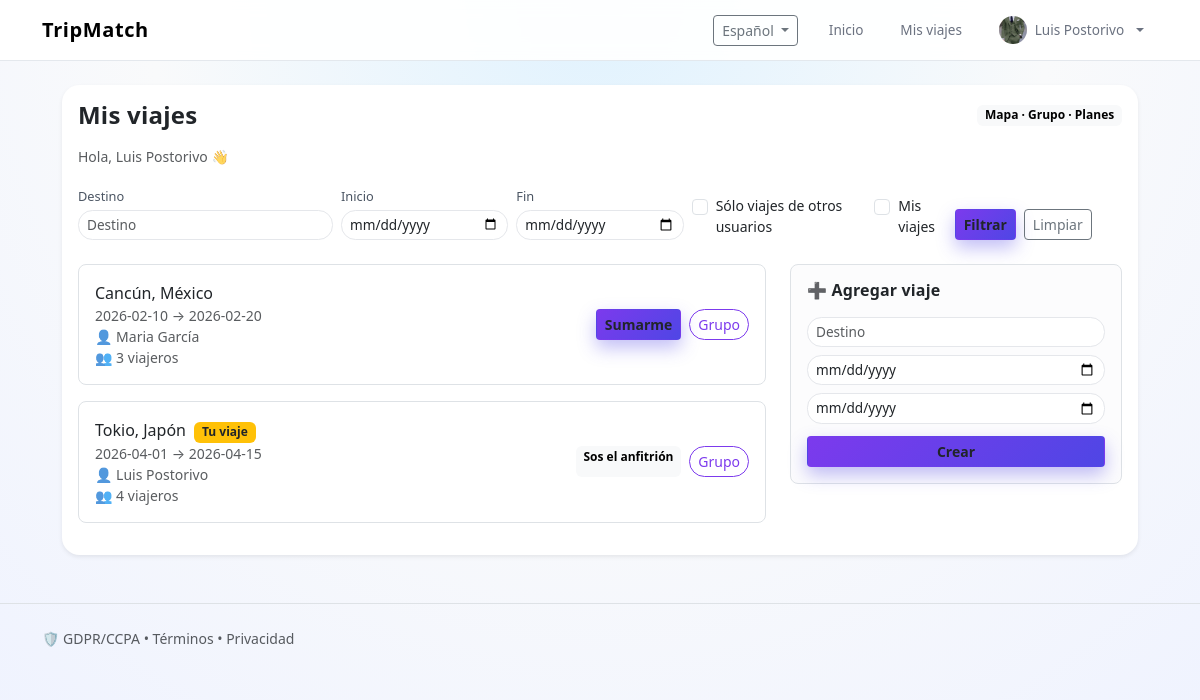
Page /?screen=trips&lang=es (signed in) on the committed database.
### tables this page shows
CREATE TABLE `users` (
  `id` int(10) UNSIGNED NOT NULL,
  `name` varchar(100) NOT NULL,
  `email` varchar(150) NOT NULL,
  `password_hash` varchar(255) DEFAULT NULL,
  `country` varchar(100) DEFAULT NULL,
  `bio` text DEFAULT NULL,
  `avatar` varchar(255) DEFAULT NULL,
  `show_bio` tinyint(1) NOT NULL DEFAULT 1,
  `sos_enabled` tinyint(1) NOT NULL DEFAULT 0,
  `share_location` tinyint(1) NOT NULL DEFAULT 0,
  `languages` longtext DEFAULT NULL CHECK (json_valid(`languages`)),
  `not_traveling` tinyint(1) NOT NULL DEFAULT 0,
  `phone` varchar(50) DEFAULT NULL,
  `created_at` datetime NOT NULL,
  `updated_at` datetime DEFAULT current_timestamp() ON UPDATE current_timestamp(),
  `last_login` datetime DEFAULT NULL
);

CREATE TABLE `trips` (
  `id` int(10) UNSIGNED NOT NULL,
  `user_id` int(10) UNSIGNED NOT NULL,
  `city` varchar(100) NOT NULL,
  `start_date` date NOT NULL,
  `end_date` date NOT NULL,
  `created_at` datetime NOT NULL
);

### app/helpers.php (called while the page is built, shortened)
<?php
function html($s)
{
    return htmlspecialchars($s ?? '', ENT_QUOTES, 'UTF-8');
}
function is_logged_in($user)
{
    return is_array($user ?? null) && !empty($user['id']);
}

### app/bootstrap.php (called while the page is built, shortened)
<?php
require __DIR__ . '/helpers.php';
function load_current_user()
{
    $pdo = db();
    if (!empty($_SESSION['user_id'])) {
        $stmt = $pdo->prepare('SELECT * FROM users WHERE id = :id');
        $stmt->execute([':id' => $_SESSION['user_id']]);
        $user = $stmt->fetch();
        if ($user) {
            return $user;
        }
    }
    return null;
}
function load_trips($currentUserId, array $filters = [])
{
    $pdo = db();
    $sql = "SELECT t.*,
                   u.name AS owner_name,
                   EXISTS(
                       SELECT 1 FROM trip_participants tp
                       WHERE tp.trip_id = t.id AND tp.user_id = :uid
                   ) AS is_joined,
                   (SELECT COUNT(*) FROM trip_participants tp2 WHERE tp2.trip_id = t.id) AS participants_count
            FROM trips t
            JOIN users u ON u.id = t.user_id
            WHERE 1 = 1";
    $params = [':uid' => $currentUserId];
    $sql .= " ORDER BY t.start_date";
    $stmt = $pdo->prepare($sql);
    $stmt->execute($params);
    $trips = $stmt->fetchAll();
    return $trips;
}

### views/trips.php (the view, shortened to what this page needs)
<?php
function view_trips($t, $trips, $filters = [], $user = null)
{
    $lang       = $_SESSION['lang'] ?? 'es';
    $cityFilter = $filters['city']        ?? '';
    $fromFilter = $filters['from']        ?? '';
    $toFilter   = $filters['to']          ?? '';
    $onlyOthers = !empty($filters['only_others']);
    $onlyMine   = !empty($filters['only_mine']);
    ?>
<section class="mb-4">
  <div class="card shadow-sm border-0">
    <div class="card-body">
      <div class="d-flex flex-wrap justify-content-between align-items-center mb-3 gap-2">
        <h2 class="h4 fw-semibold mb-0"><?=html($t['myTrips'] ?? 'Viajes')?></h2>
        <span class="badge text-bg-light small">
          <?=html($t['map'] ?? 'Mapa')?> · <?=html($t['group'] ?? 'Grupos')?> · <?=html($t['plans'] ?? 'Planes')?>
        </span>
      </div>
        <?php if ($user): ?>
          <p class="small text-muted mb-3 mb-0">
            <?=html(sprintf($t['helloUser'] ?? 'Hola, %s 👋', $user['name'] ?? ''))?>
          </p>
        <?php endif; ?>
      <form method="get" class="row g-2 mb-4">
        <div class="col-md-3 col-6">
          <label class="form-label small mb-1"><?=html($t['destination'] ?? 'Destino')?></label>
          <input name="trip_city"
                 class="form-control form-control-sm"
                 placeholder="<?=html($t['destination'] ?? 'Ciudad destino')?>"
                 value="<?=html($cityFilter)?>" />
        </div>
        <div class="col-md-2 col-6">
          <label class="form-label small mb-1"><?=html($t['start'] ?? 'Desde')?></label>
          <input type="date"
                 name="trip_from"
                 class="form-control form-control-sm"
                 value="<?=html($fromFilter)?>" />
        </div>
        <div class="col-md-2 col-6">
          <label class="form-label small mb-1"><?=html($t['end'] ?? 'Hasta')?></label>
          <input type="date"
                 name="trip_to"
                 class="form-control form-control-sm"
                 value="<?=html($toFilter)?>" />
        </div>
        <div class="col-md-3 col-6 d-flex align-items-end gap-3">
          <div class="form-check">
            <input class="form-check-input" type="checkbox" value="1"
                   id="onlyOthersCheck" name="only_others"
                   <?=$onlyOthers ? 'checked' : ''?> />
            <label class="form-check-label small" for="onlyOthersCheck">
              <?=html($t['onlyOthersTrips'] ?? 'Sólo viajes de otros usuarios')?>
            </label>
          </div>
          <div class="form-check">
            <input class="form-check-input" type="checkbox" value="1"
                   id="onlyMineCheck" name="only_mine"
                   <?=$onlyMine ? 'checked' : ''?> />
            <label class="form-check-label small" for="onlyMineCheck">
              <?=html($t['onlyMyTrips'] ?? 'Mis viajes')?>
            </label>
          </div>
        </div>
        <div class="col-md-2 col-12 d-flex align-items-end gap-2">
          <button class="btn btn-warning btn-sm text-dark fw-semibold" type="submit">
            <?=html($t['search'] ?? 'Filtrar')?>
          </button>
          <a href="?screen=trips&lang=<?=html($lang)?>" class="btn btn-outline-secondary btn-sm">
            <?=html($t['clear'] ?? 'Limpiar')?>
          </a>
        </div>
      </form>
      <div class="row g-4">
        <div class="col-md-8">
          <?php if (empty($trips)): ?>
            <p class="small text-muted mb-0">
              <?=html($t['noTrips'] ?? 'Todavía no hay viajes que coincidan con el filtro.')?>
            </p>
          <?php else: ?>
            <?php foreach ($trips as $trip): ?>
              <?php
                $isOwner   = !empty($trip['is_owner']);
                $isJoined  = !empty($trip['is_joined']);
                $ownerName = $trip['owner_name'] ?? '';
              ?>
              <div class="border rounded-3 p-3 mb-3 d-flex align-items-center justify-content-between flex-wrap gap-2">
                <div>
                  <div class="fw-medium">
                    <?=html($trip['city'] ?? '')?>
                    <?php if ($isOwner): ?>
                      <span class="badge text-bg-warning text-dark ms-1 small">Tu viaje</span>
                    <?php endif; ?>
                  </div>
                  <div class="small text-muted">
                    <?=html($trip['start_date'] ?? '')?> →
                    <?=html($trip['end_date'] ?? '')?>
                  </div>
                  <div class="small text-muted">
                    👤 <?=html($ownerName)?>
                  </div>
                  <div class="small text-muted">
                    👥 <?=html((int)($trip['participants_count'] ?? 0))?> <?=html($t['travelers'] ?? 'viajeros')?>
                  </div>
                </div>
                <div class="d-flex flex-wrap gap-2">
                  <?php if ($isOwner): ?>
                    <span class="badge text-bg-light small">
                      <?=html($t['youHost'] ?? 'Sos el anfitrión')?>
                    </span>
                  <?php else: ?>
                    <form method="post" class="d-inline">
                      <?php if ($isJoined): ?>
                        <input type="hidden" name="action" value="leave_trip" />
                        <button class="btn btn-outline-secondary btn-sm" type="submit">
                          <?=html($t['leave'] ?? 'Salir del viaje')?>
                        </button>
                      <?php else: ?>
                        <button class="btn btn-warning btn-sm text-dark fw-semibold" type="submit">
                          <?=html($t['join'] ?? 'Unirme')?>
                        </button>
                      <?php endif; ?>
                    </form>
                  <?php endif; ?>
                  <a class="btn btn-outline-warning btn-sm"
                     href="?screen=group&trip_id=<?=html($trip['id'])?>&lang=<?=html($lang)?>">
                    <?=html($t['group'] ?? 'Grupo')?>
                  </a>
                </div>
              </div>
            <?php endforeach; ?>
          <?php endif; ?>
        </div>
        <div class="col-md-4">
          <div class="border rounded-3 p-3 bg-light-subtle">
            <h3 class="h6 fw-semibold mb-3">➕ <?=html($t['addTrip'] ?? 'Agregar viaje')?></h3>
            <form method="post" class="vstack gap-2">
              <input class="form-control form-control-sm" name="city"
                     placeholder="<?=html($t['destination'] ?? 'Destino')?>"
                     list="cities" />
              <input class="form-control form-control-sm" type="date" name="start"
                     placeholder="<?=html($t['start'] ?? 'Fecha inicio')?>" />
              <input class="form-control form-control-sm" type="date" name="end"
                     placeholder="<?=html($t['end'] ?? 'Fecha fin')?>" />
              <button class="btn btn-warning btn-sm mt-1 text-dark fw-semibold" type="submit">
                <?=html($t['create'] ?? 'Crear')?>
              </button>
            </form>
          </div>
        </div>
      </div>
    </div>
  </div>
</section>
    <?php
}

### views/layout_header.php (shortened to what this page needs)
<?php
function nav_link($label, $screen)
{
    $lang = $_SESSION['lang'] ?? 'es';
    return '<a class="nav-link small" href="?screen='
        . htmlspecialchars($screen, ENT_QUOTES)
        . '&lang=' . htmlspecialchars($lang, ENT_QUOTES) . '">'
        . html($label) . '</a>';
}
function render_header($t, $STRINGS, $locale, $user)
{
    global $APP_NAME;
    ?>
<!DOCTYPE html>
<html lang="<?=html($locale)?>">
<head>
  <link href="https://cdn.jsdelivr.net/npm/bootstrap@5.3.3/dist/css/bootstrap.min.css" rel="stylesheet">
  <link rel="stylesheet" href="css/theme.css">
  <link rel="stylesheet" href="https://unpkg.com/leaflet@1.9.4/dist/leaflet.css"
/>
</head>
<body class="tm-body">
  <nav class="navbar tm-navbar navbar-expand-lg sticky-top">
    <div class="container">
      <a class="navbar-brand fw-bold" href="?screen=landing&lang=<?=html($locale)?>">
        <?=html($t['brand'] ?? $APP_NAME)?>
      </a>
      <div class="collapse navbar-collapse" id="mainNavbar">
        <ul class="navbar-nav ms-auto align-items-lg-center gap-lg-2">
          <li class="nav-item dropdown me-2">
            <button class="btn btn-outline-secondary btn-sm dropdown-toggle d-flex align-items-center"
                    id="langDropdown" data-bs-toggle="dropdown" type="button" aria-expanded="false">
              <span class="me-1">
                <?=html($STRINGS[$locale]['i18n'] ?? strtoupper($locale))?>
              </span>
            </button>
          </li>
          <?php if (is_logged_in($user)): ?>
          <li class="nav-item">
            <?= nav_link('Inicio', 'landing'); ?>
          </li>
          <li class="nav-item">
            <?= nav_link($t['myTrips'], 'trips'); ?>
          </li>
          <?php endif; ?>
          <?php if (!is_logged_in($user)): ?>
            <li class="nav-item">
              <?= nav_link($t['getStarted'], 'login'); ?>
            </li>
          <?php else: ?>
            <li class="nav-item dropdown">
              <a class="nav-link dropdown-toggle small d-flex align-items-center gap-2"
                 href="#"
                 role="button"
                 data-bs-toggle="dropdown">
                <?php $avatar = $user['avatar'] ?? null; ?>
                <?php if (!empty($avatar)): ?>
                  <img
                    src="uploads/avatars/<?=html($avatar)?>"
                    alt="<?=html($user['name'] ?? 'U')?>"
                    class="rounded-circle"
                    style="width: 28px; height: 28px; object-fit: cover;">
                <?php endif; ?>
                <span><?=html($user['name'] ?? 'Usuario')?></span>
              </a>
            </li>
          <?php endif; ?>
</ul>
      </div>
    </div>
  </nav>
  <main class="container my-4">
    <?php
}

### public/css/theme.css (style rules this page uses)
:root { --tm-primary: #7c3aed; --tm-primary-soft: #ede9fe; --tm-secondary: #22c55e; --tm-accent: #f97316; --tm-bg: #f3f4f6; --tm-text-main: #0f172a; --tm-text-muted: #6b7280; }
.tm-body { font-family: "Poppins", system-ui, -apple-system, BlinkMacSystemFont, "Segoe UI", sans-serif; background: radial-gradient(circle at top, #e0f2fe 0, #f9fafb 45%, #eef2ff 100%); color: var(--tm-text-main); min-height: 100vh; }
main.container { max-width: 1100px; }
.card, .btn, .form-control, .form-select, .navbar, .badge { transition: all 0.18s ease-out; }
.navbar.tm-navbar { background: rgba(255, 255, 255, 0.92); backdrop-filter: blur(10px); border-bottom: 1px solid rgba(148, 163, 184, 0.25); }
.navbar.tm-navbar .navbar-brand { font-weight: 700; letter-spacing: 0.03em; display: flex; align-items: center; gap: 0.35rem; }
.navbar.tm-navbar .nav-link { font-size: 0.85rem; font-weight: 500; color: var(--tm-text-muted); border-radius: 999px; padding-inline: 0.9rem; }
.btn-primary, .btn-warning { background: linear-gradient(135deg, var(--tm-primary), #4f46e5); border-color: transparent; color: #ffffff; box-shadow: 0 8px 18px rgba(79, 70, 229, 0.35); }
.btn-outline-primary, .btn-outline-warning { border-radius: 999px; border-color: var(--tm-primary); color: var(--tm-primary); }
.card { border-radius: 1.1rem; border: 1px solid rgba(148, 163, 184, 0.25); }
h1, h2, h3, h4, h5 { letter-spacing: 0.01em; }
.form-control, .form-select { border-radius: 0.9rem; border-color: #e5e7eb; font-size: 0.85rem; }
.form-label { font-size: 0.8rem; color: #4b5563; }

### rows in the picture
users: avatar (picture), name "Luis Postorivo", name "Hola, Luis Postorivo 👋"
trips: city "Cancún, México", start_date "2026-02-10", end_date "2026-02-20", user.name "Maria García", participants_count "3", travelers "viajeros", join "Sumarme", group "Grupo"
trips: city "Tokio, Japón", shows "Tu viaje", start_date "2026-04-01", end_date "2026-04-15", user.name "Luis Postorivo", participants_count "4", travelers "viajeros", youHost "Sos el anfitrión", group "Grupo"

### other values in the picture
html($t['brand'] ?? $APP_NAME) "TripMatch"
html($STRINGS[$locale]['i18n'] ?? strtoupper($locale)) "Español"
html($label) "Inicio Mis viajes"
html($t['myTrips'] ?? 'Viajes') "Mis viajes"
html($t['map'] ?? 'Mapa') "Mapa"
html($t['group'] ?? 'Grupos') "Grupo"
html($t['plans'] ?? 'Planes') "Planes"
html($t['destination'] ?? 'Destino') "Destino"
html($t['start'] ?? 'Desde') "Inicio"
html($t['end'] ?? 'Hasta') "Fin"
html($t['onlyOthersTrips'] ?? 'Sólo viajes de otros usuarios') "Sólo viajes de otros usuarios"
html($t['onlyMyTrips'] ?? 'Mis viajes') "Mis viajes"
html($t['search'] ?? 'Filtrar') "Filtrar"
html($t['clear'] ?? 'Limpiar') "Limpiar"
html($t['addTrip'] ?? 'Agregar viaje') "Agregar viaje"
